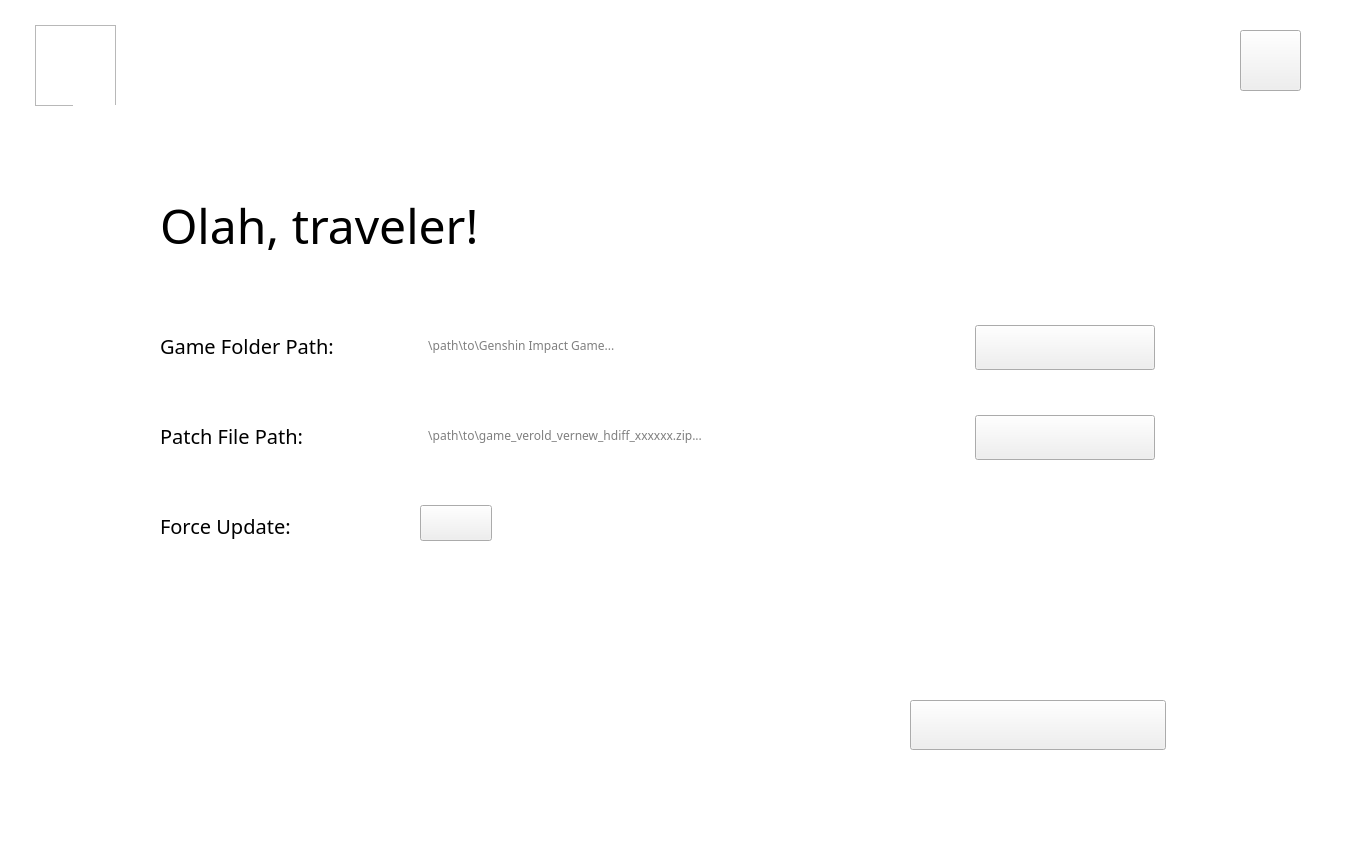
<?xml version="1.0" encoding="UTF-8"?>
<ui version="4.0">
 <class>MainWindow</class>
 <widget class="QMainWindow" name="MainWindow">
  <property name="enabled">
   <bool>true</bool>
  </property>
  <property name="geometry">
   <rect>
    <x>0</x>
    <y>0</y>
    <width>1350</width>
    <height>856</height>
   </rect>
  </property>
  <property name="sizePolicy">
   <sizepolicy hsizetype="Fixed" vsizetype="Fixed">
    <horstretch>0</horstretch>
    <verstretch>0</verstretch>
   </sizepolicy>
  </property>
  <property name="minimumSize">
   <size>
    <width>1350</width>
    <height>856</height>
   </size>
  </property>
  <property name="maximumSize">
   <size>
    <width>1350</width>
    <height>856</height>
   </size>
  </property>
  <property name="font">
   <font>
    <family>SDK_SC_Web</family>
   </font>
  </property>
  <property name="cursor">
   <cursorShape>ArrowCursor</cursorShape>
  </property>
  <property name="contextMenuPolicy">
   <enum>Qt::DefaultContextMenu</enum>
  </property>
  <property name="windowTitle">
   <string>GenshinOfflineUpdater GUI</string>
  </property>
  <property name="autoFillBackground">
   <bool>false</bool>
  </property>
  <property name="locale">
   <locale language="English" country="UnitedStates"/>
  </property>
  <property name="iconSize">
   <size>
    <width>30</width>
    <height>30</height>
   </size>
  </property>
  <property name="toolButtonStyle">
   <enum>Qt::ToolButtonIconOnly</enum>
  </property>
  <property name="documentMode">
   <bool>false</bool>
  </property>
  <property name="tabShape">
   <enum>QTabWidget::Rounded</enum>
  </property>
  <property name="dockOptions">
   <set>QMainWindow::AllowTabbedDocks|QMainWindow::AnimatedDocks</set>
  </property>
  <property name="unifiedTitleAndToolBarOnMac">
   <bool>false</bool>
  </property>
  <widget class="QWidget" name="centralwidget">
   <widget class="QGraphicsView" name="bkg">
    <property name="geometry">
     <rect>
      <x>0</x>
      <y>0</y>
      <width>1350</width>
      <height>856</height>
     </rect>
    </property>
    <property name="sizePolicy">
     <sizepolicy hsizetype="Fixed" vsizetype="Fixed">
      <horstretch>0</horstretch>
      <verstretch>0</verstretch>
     </sizepolicy>
    </property>
    <property name="minimumSize">
     <size>
      <width>1350</width>
      <height>856</height>
     </size>
    </property>
    <property name="maximumSize">
     <size>
      <width>1350</width>
      <height>856</height>
     </size>
    </property>
    <property name="font">
     <font>
      <family>SDK_SC_Web</family>
     </font>
    </property>
    <property name="acceptDrops">
     <bool>false</bool>
    </property>
    <property name="autoFillBackground">
     <bool>true</bool>
    </property>
    <property name="styleSheet">
     <string notr="true">background-image: url(:/background/Image.png);</string>
    </property>
    <property name="frameShape">
     <enum>QFrame::NoFrame</enum>
    </property>
    <property name="frameShadow">
     <enum>QFrame::Plain</enum>
    </property>
    <property name="interactive">
     <bool>false</bool>
    </property>
   </widget>
   <widget class="QGraphicsView" name="logo">
    <property name="geometry">
     <rect>
      <x>35</x>
      <y>25</y>
      <width>81</width>
      <height>81</height>
     </rect>
    </property>
    <property name="styleSheet">
     <string notr="true">border-image: url(:/icon/logoui.png);</string>
    </property>
   </widget>
   <widget class="QLabel" name="label">
    <property name="geometry">
     <rect>
      <x>120</x>
      <y>40</y>
      <width>441</width>
      <height>51</height>
     </rect>
    </property>
    <property name="font">
     <font>
      <pointsize>20</pointsize>
     </font>
    </property>
    <property name="text">
     <string>&lt;html&gt;&lt;head/&gt;&lt;body&gt;&lt;p&gt;&lt;span style=&quot; color:#ffffff;&quot;&gt;GenshinOfflineUpdater&lt;/span&gt;&lt;/p&gt;&lt;/body&gt;&lt;/html&gt;</string>
    </property>
   </widget>
   <widget class="QPushButton" name="exit">
    <property name="geometry">
     <rect>
      <x>1240</x>
      <y>30</y>
      <width>61</width>
      <height>61</height>
     </rect>
    </property>
    <property name="styleSheet">
     <string notr="true">border-image: url(:/button/exit.png);</string>
    </property>
    <property name="text">
     <string/>
    </property>
    <property name="checkable">
     <bool>true</bool>
    </property>
    <property name="checked">
     <bool>false</bool>
    </property>
   </widget>
   <widget class="QGraphicsView" name="base">
    <property name="geometry">
     <rect>
      <x>73</x>
      <y>105</y>
      <width>1201</width>
      <height>721</height>
     </rect>
    </property>
    <property name="styleSheet">
     <string notr="true">background-image: url(:/background/base.png);</string>
    </property>
    <property name="frameShape">
     <enum>QFrame::NoFrame</enum>
    </property>
    <property name="frameShadow">
     <enum>QFrame::Plain</enum>
    </property>
    <property name="interactive">
     <bool>false</bool>
    </property>
   </widget>
   <widget class="QPushButton" name="start">
    <property name="geometry">
     <rect>
      <x>910</x>
      <y>700</y>
      <width>256</width>
      <height>50</height>
     </rect>
    </property>
    <property name="styleSheet">
     <string notr="true">border-image: url(:/button/button1.png);</string>
    </property>
    <property name="text">
     <string/>
    </property>
    <property name="checkable">
     <bool>true</bool>
    </property>
    <property name="checked">
     <bool>false</bool>
    </property>
   </widget>
   <widget class="QLabel" name="label_2">
    <property name="geometry">
     <rect>
      <x>160</x>
      <y>190</y>
      <width>501</width>
      <height>71</height>
     </rect>
    </property>
    <property name="font">
     <font>
      <pointsize>36</pointsize>
     </font>
    </property>
    <property name="text">
     <string>Olah, traveler!</string>
    </property>
   </widget>
   <widget class="QLabel" name="label_3">
    <property name="geometry">
     <rect>
      <x>160</x>
      <y>330</y>
      <width>281</width>
      <height>31</height>
     </rect>
    </property>
    <property name="font">
     <font>
      <pointsize>15</pointsize>
     </font>
    </property>
    <property name="text">
     <string>Game Folder Path: </string>
    </property>
   </widget>
   <widget class="QPushButton" name="gameselect">
    <property name="geometry">
     <rect>
      <x>975</x>
      <y>325</y>
      <width>180</width>
      <height>45</height>
     </rect>
    </property>
    <property name="styleSheet">
     <string notr="true">border-image: url(:/button/button2.png);</string>
    </property>
    <property name="text">
     <string/>
    </property>
   </widget>
   <widget class="QLabel" name="label_4">
    <property name="geometry">
     <rect>
      <x>160</x>
      <y>420</y>
      <width>281</width>
      <height>31</height>
     </rect>
    </property>
    <property name="font">
     <font>
      <pointsize>15</pointsize>
     </font>
    </property>
    <property name="text">
     <string>Patch File Path: </string>
    </property>
   </widget>
   <widget class="QPushButton" name="patchselect">
    <property name="geometry">
     <rect>
      <x>975</x>
      <y>415</y>
      <width>180</width>
      <height>45</height>
     </rect>
    </property>
    <property name="styleSheet">
     <string notr="true">border-image: url(:/button/button2.png);</string>
    </property>
    <property name="text">
     <string/>
    </property>
   </widget>
   <widget class="QPushButton" name="enableforce">
    <property name="geometry">
     <rect>
      <x>420</x>
      <y>505</y>
      <width>72</width>
      <height>36</height>
     </rect>
    </property>
    <property name="styleSheet">
     <string notr="true">QPushButton:checked{border-image: url(:/switch/switchon.png)}
QPushButton{border-image: url(:/switch/switchoff.png)}</string>
    </property>
    <property name="text">
     <string/>
    </property>
    <property name="checkable">
     <bool>true</bool>
    </property>
    <property name="checked">
     <bool>false</bool>
    </property>
   </widget>
   <widget class="QLabel" name="label_5">
    <property name="geometry">
     <rect>
      <x>160</x>
      <y>510</y>
      <width>281</width>
      <height>31</height>
     </rect>
    </property>
    <property name="font">
     <font>
      <pointsize>15</pointsize>
     </font>
    </property>
    <property name="text">
     <string>Force Update: </string>
    </property>
   </widget>
   <widget class="QLineEdit" name="game_path">
    <property name="geometry">
     <rect>
      <x>420</x>
      <y>325</y>
      <width>521</width>
      <height>41</height>
     </rect>
    </property>
    <property name="font">
     <font>
      <family>SDK_SC_Web</family>
     </font>
    </property>
    <property name="styleSheet">
     <string notr="true">QLineEdit{border-radius:20px}</string>
    </property>
    <property name="inputMask">
     <string/>
    </property>
    <property name="text">
     <string/>
    </property>
    <property name="frame">
     <bool>false</bool>
    </property>
    <property name="echoMode">
     <enum>QLineEdit::Normal</enum>
    </property>
    <property name="placeholderText">
     <string>  \path\to\Genshin Impact Game...</string>
    </property>
    <property name="cursorMoveStyle">
     <enum>Qt::LogicalMoveStyle</enum>
    </property>
    <property name="clearButtonEnabled">
     <bool>false</bool>
    </property>
   </widget>
   <widget class="QLineEdit" name="patch_file">
    <property name="geometry">
     <rect>
      <x>420</x>
      <y>415</y>
      <width>521</width>
      <height>41</height>
     </rect>
    </property>
    <property name="font">
     <font>
      <family>SDK_SC_Web</family>
     </font>
    </property>
    <property name="styleSheet">
     <string notr="true">QLineEdit{border-radius:20px}</string>
    </property>
    <property name="inputMask">
     <string/>
    </property>
    <property name="text">
     <string/>
    </property>
    <property name="frame">
     <bool>false</bool>
    </property>
    <property name="echoMode">
     <enum>QLineEdit::Normal</enum>
    </property>
    <property name="placeholderText">
     <string>  \path\to\game_verold_vernew_hdiff_xxxxxx.zip...</string>
    </property>
    <property name="cursorMoveStyle">
     <enum>Qt::LogicalMoveStyle</enum>
    </property>
    <property name="clearButtonEnabled">
     <bool>false</bool>
    </property>
   </widget>
  </widget>
 </widget>
 <resources>
  <include location="mhygsuibase.qrc"/>
 </resources>
 <connections/>
</ui>
